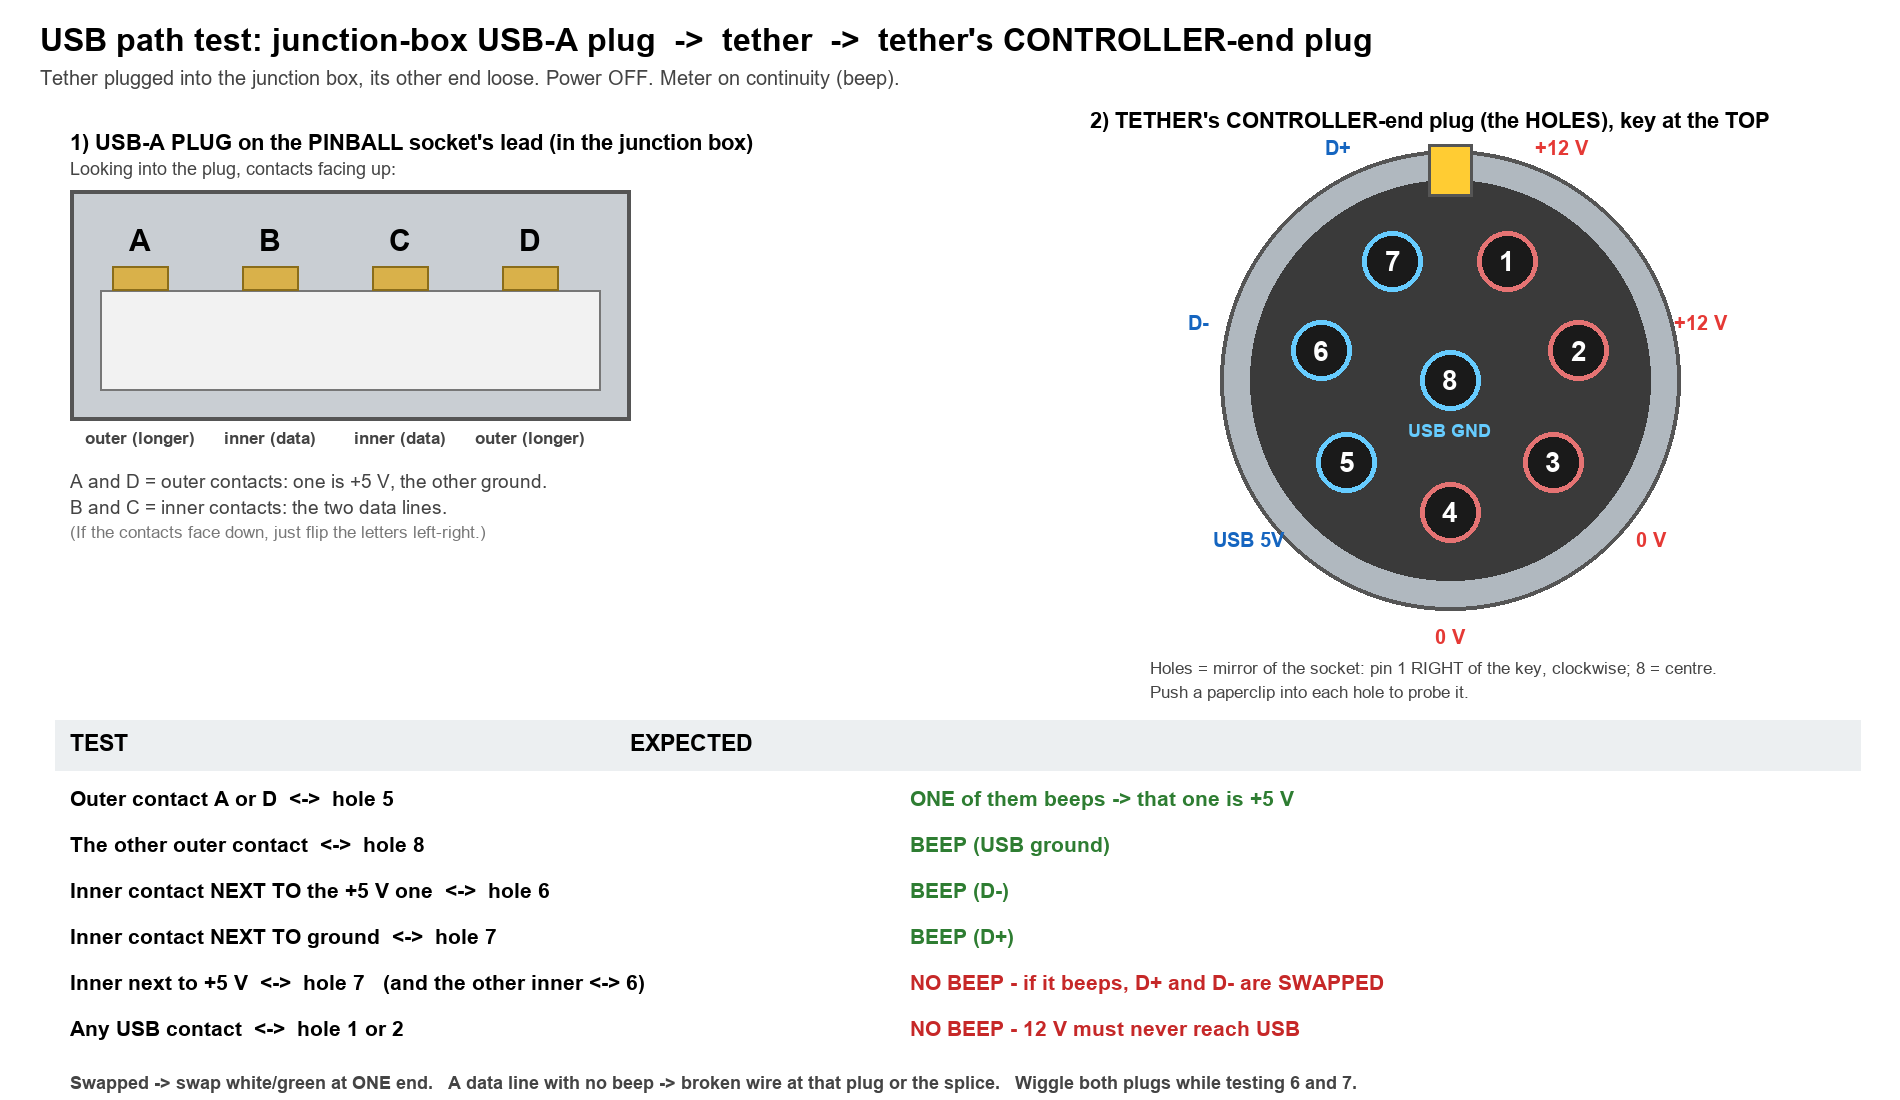

Source code (Python):
#!/usr/bin/env python3
"""USB path test: the PINBALL socket's USB-A plug (junction box) -> tether -> tether's CONTROLLER-end plug (holes).
Run: python docs/usb_tether_test.py -> docs/usb_tether_test.png"""
import math, os
from PIL import Image, ImageDraw, ImageFont


def F(s, b=False):
    for p in (["C:/Windows/Fonts/arialbd.ttf", "/System/Library/Fonts/Supplemental/Arial Bold.ttf"] if b else
              ["C:/Windows/Fonts/arial.ttf", "/System/Library/Fonts/Supplemental/Arial.ttf"]):
        if os.path.exists(p):
            return ImageFont.truetype(p, s)
    return ImageFont.load_default()


W, H = 1900, 1100
im = Image.new("RGB", (W, H), "white"); d = ImageDraw.Draw(im)
d.text((40, 22), "USB path test: junction-box USB-A plug  ->  tether  ->  tether's CONTROLLER-end plug", font=F(32, True), fill="black")
d.text((40, 66), "Tether plugged into the junction box, its other end loose. Power OFF. Meter on continuity (beep).", font=F(20), fill="#444")

# --- USB-A plug face
ux, uy = 70, 170
d.text((ux, uy - 40), "1) USB-A PLUG on the PINBALL socket's lead (in the junction box)", font=F(22, True), fill="black")
d.text((ux, uy - 12), "Looking into the plug, contacts facing up:", font=F(18), fill="#444")
d.rectangle([ux, uy + 20, ux + 560, uy + 250], fill="#c9ced3", outline="#555", width=4)       # metal shell
d.rectangle([ux + 30, uy + 120, ux + 530, uy + 220], fill="#f2f2f2", outline="#777", width=2)  # plastic tongue
cont = [("OUTER", ux + 70, "#e53935", "A"), ("inner", ux + 200, "#999", "B"), ("inner", ux + 330, "#2e7d32", "C"), ("OUTER", ux + 460, "#111", "D")]
for kind, x, c, tag in cont:
    long_ = kind == "OUTER"
    d.rectangle([x - 28, uy + 96, x + 28, uy + 120], fill="#d9b14a", outline="#8a6d1a", width=2)
    d.text((x, uy + 70), tag, font=F(30, True), fill="black", anchor="mm")
    d.text((x, uy + 268), "outer (longer)" if long_ else "inner (data)", font=F(17, True), fill="#444", anchor="mm")
d.text((ux, uy + 300), "A and D = outer contacts: one is +5 V, the other ground.", font=F(19), fill="#444")
d.text((ux, uy + 326), "B and C = inner contacts: the two data lines.", font=F(19), fill="#444")
d.text((ux, uy + 352), "(If the contacts face down, just flip the letters left-right.)", font=F(17), fill="#777")

# --- tether plug (holes) face, key at top: mirror of the pin face -> pin 1 RIGHT of key, clockwise
cx, cy, R = 1450, 380, 200
d.text((cx - 360, 108), "2) TETHER's CONTROLLER-end plug (the HOLES), key at the TOP", font=F(22, True), fill="black")
d.ellipse([cx-R-30, cy-R-30, cx+R+30, cy+R+30], fill="#b0b8bf", outline="#555", width=4)
d.ellipse([cx-R, cy-R, cx+R, cy+R], fill="#3a3a3a")
d.rectangle([cx-22, cy-R-36, cx+22, cy-R+16], fill="#ffcc33", outline="#555", width=3)
NAME = {1: "+12 V", 2: "+12 V", 3: "0 V", 4: "0 V", 5: "USB 5V", 6: "D-", 7: "D+", 8: "USB GND"}
pos = {}
for i in range(7):
    a = math.radians(-90 + 360 / 7 * (i + 0.5))     # mirror of the beep-tested pin face: 1 right of key, clockwise
    pos[i + 1] = (cx + 0.66 * R * math.cos(a), cy + 0.66 * R * math.sin(a))
pos[8] = (cx, cy)
for n, (x, y) in pos.items():
    usb = n in (5, 6, 7, 8)
    d.ellipse([x-30, y-30, x+30, y+30], fill="#1a1a1a", outline="#6cf" if usb else "#e57373", width=5)   # a hole
    d.text((x, y), str(n), font=F(28, True), fill="white", anchor="mm")
    if n != 8:
        d.text((cx + (x - cx) * 1.95, cy + (y - cy) * 1.95), NAME[n], font=F(20, True),
               fill="#1565c0" if usb else "#e53935", anchor="mm")
d.text((cx, cy + 50), "USB GND", font=F(18, True), fill="#6cf", anchor="mm")
d.text((cx - 300, cy + R + 78), "Holes = mirror of the socket: pin 1 RIGHT of the key, clockwise; 8 = centre.", font=F(17), fill="#444")
d.text((cx - 300, cy + R + 102), "Push a paperclip into each hole to probe it.", font=F(17), fill="#444")

# --- test table
x0, y = 70, 730
d.rectangle([x0 - 15, y - 10, W - 40, y + 40], fill="#eceff1")
d.text((x0, y), "TEST", font=F(23, True), fill="black"); d.text((x0 + 560, y), "EXPECTED", font=F(23, True), fill="black")
y += 56
rows = [("Outer contact A or D  <->  hole 5", "ONE of them beeps -> that one is +5 V", "#2e7d32"),
        ("The other outer contact  <->  hole 8", "BEEP (USB ground)", "#2e7d32"),
        ("Inner contact NEXT TO the +5 V one  <->  hole 6", "BEEP (D-)", "#2e7d32"),
        ("Inner contact NEXT TO ground  <->  hole 7", "BEEP (D+)", "#2e7d32"),
        ("Inner next to +5 V  <->  hole 7   (and the other inner <-> 6)", "NO BEEP - if it beeps, D+ and D- are SWAPPED", "#c62828"),
        ("Any USB contact  <->  hole 1 or 2", "NO BEEP - 12 V must never reach USB", "#c62828")]
for t, e, c in rows:
    d.text((x0, y), t, font=F(21, True), fill="black")
    d.text((x0 + 560 + 280, y), e, font=F(21, True), fill=c)
    y += 46
d.text((x0, y + 10), "Swapped -> swap white/green at ONE end.   A data line with no beep -> broken wire at that plug or the splice.   "
       "Wiggle both plugs while testing 6 and 7.", font=F(18, True), fill="#444")
im.save(os.path.join(os.path.dirname(os.path.abspath(__file__)), "usb_tether_test.png"))
print("written")
